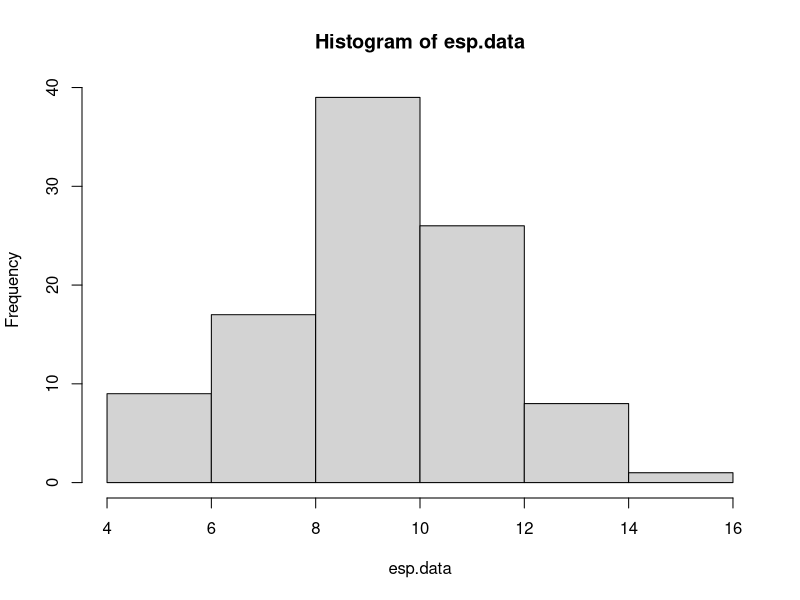
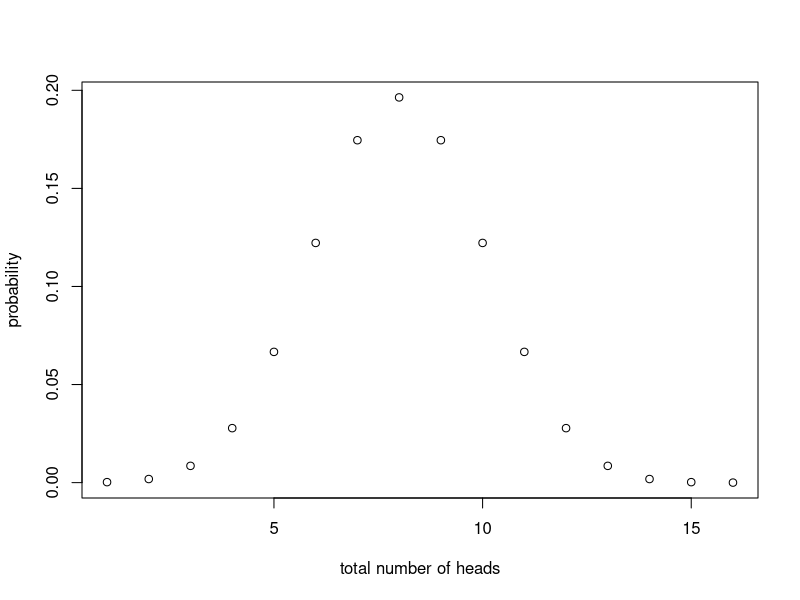
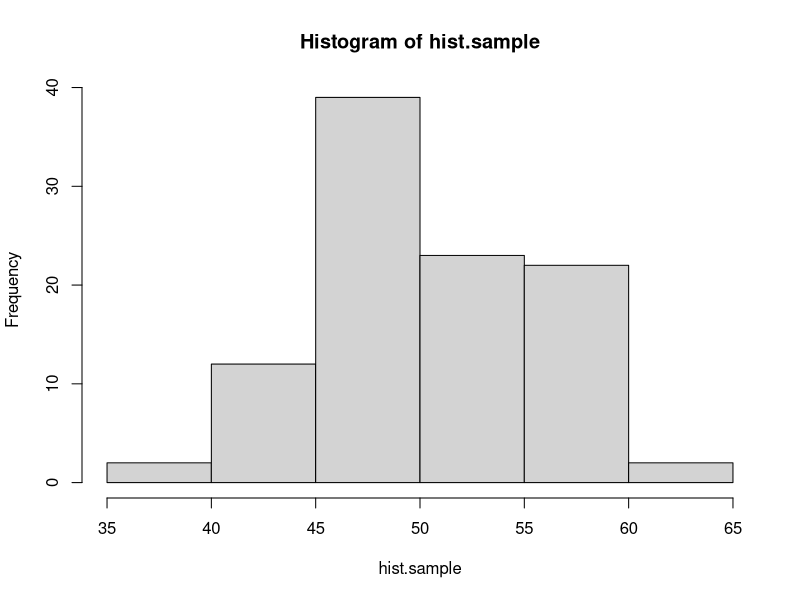
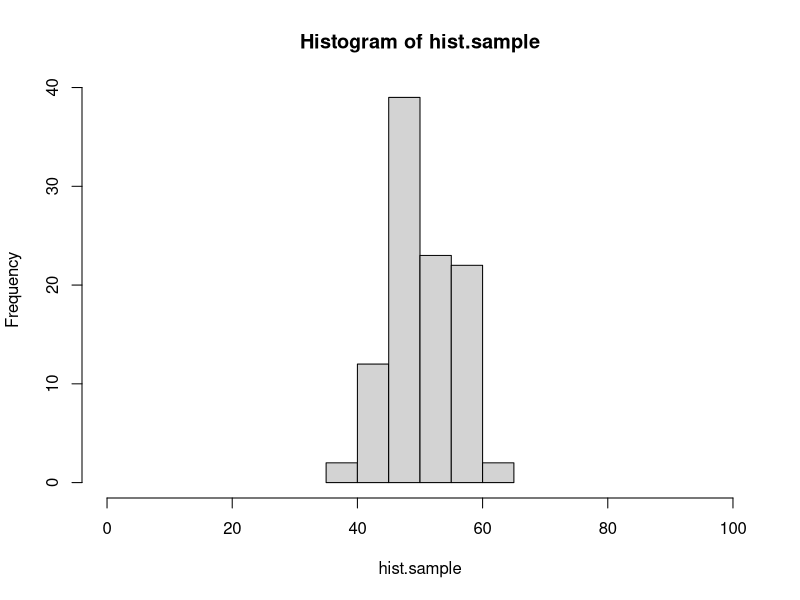
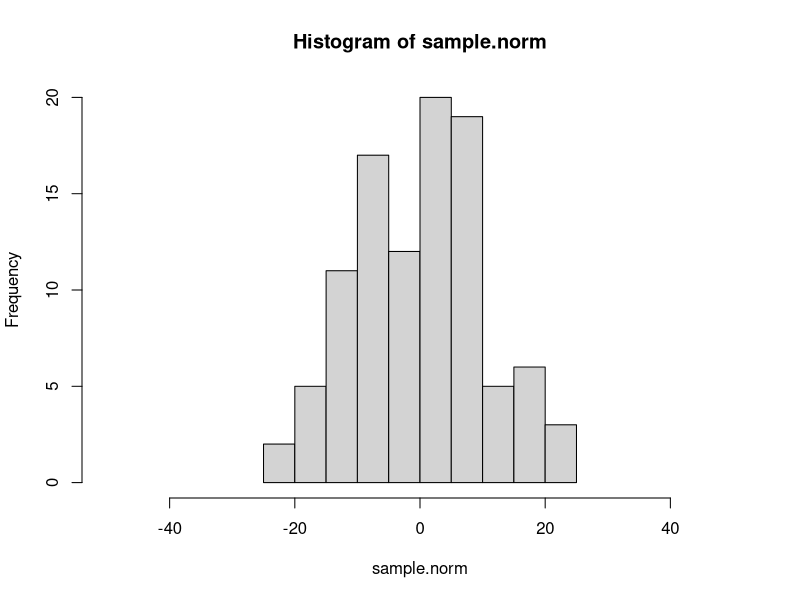
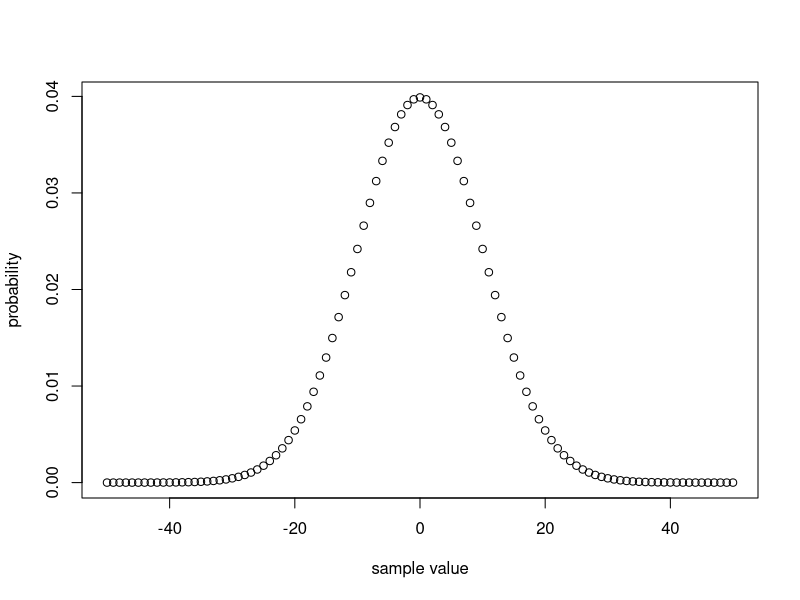

Recreate these plots in R, in order. (Note: this script raises an error after producing the figures.)
#### practice with probability distributions ####

# calculating the likelihood requires understanding how to work
# with probability distributions. let's start with the binomial
# distribution.

# the binomial distribution describes the number of "success" in
# some number of "trials" given some probability of success. it 
# is the "coin flipping" distribution. 

# in R, we can draw a sample from a binomial distribution with rbinom()
# this isn't the first time you've seen rbinom, but here it is again, 
# with the parameters spelled out. you can try changing these to explore
# how the function works.

number.of.samples <- 2
number.of.trials.per.sample <- 10
probability.of.success <- 0.7

rbinom(number.of.samples, number.of.trials.per.sample, probability.of.success)

# below, use rbinom to create sample data for the following scenario.
# an experiment tests whether subjects have ESP. 100 subjects are each given
# the opportunity to predict whether a randomly generated number is odd or even.
# each subject makes 20 guesses.
# of course, ESP doesn't exist, so the probability of a successful guess is 0.50.
# store the result in a vector called esp.data

esp.data <- rbinom(100, 20, 0.5)

# a quick way to visualize a distribution is with the hist() function:
hist(esp.data)

# what if we want to know the probability of someone getting exactly 10 guesses
# correct out of 20, if they are randomly guessing? for that we use the density
# function of the binomial: dbinom()

value.to.check <- 10
number.of.trials <- 20
probability.of.success <- 0.5

dbinom(value.to.check, number.of.trials, probability.of.success)

# use dbinom to find out the probability of someone answering 87 out of 100
# questions correctly, if they have a 0.9 probability of giving a correct answer
# for each individual question.

dbinom(87, 100, 0.9)

# with dbinom, you can use a vector as the first argument, to check the probability
# of multiple values at the same time:

values <- c(3, 4, 5)
dbinom(values, 8, 0.5)

# using this shortcut, *plot* the full distribution (probability mass function)
# for flipping 16 fair coins, counting the total number of heads.
# hint: create one vector for the different possible outcomes
#       then use dbinom to calculate the probability of all of the elements in the vector

possible.head.count <- c(1:16)
head.count.distribution <- dbinom(possible.head.count, 16, 0.5)
plot(possible.head.count, head.count.distribution, xlim=c(1,16), xlab = "total number of heads", ylab = "probability")

# quick detour #

# here's a quick tip about plot() or hist()
# if you want to change the range on the x-axis, you can use the xlim argument:

hist.sample <- rbinom(100, 100, 0.5)
hist(hist.sample)
hist(hist.sample, xlim=c(0,100)) # compare this plot to the line above.

# the normal distribution ##

# normal (gaussian) distributions are characterized by two parameters: mean and standard deviation
# the mean is the the location of the peak of the distribution, and the sd controls the width.
# the smaller the sd, the more peaked the distribution is in the center.

# like the binomial, there are rnorm() and dnorm() functions.

# generate 100 samples from a normal distribution with mean 0 and standard deviation 10.
# then use hist() to create a histogram of these samples.

sample.norm <- rnorm(100, mean=0, sd=10)
hist(sample.norm, xlim=c(-50,50))

# now plot the probability density function of this distribution.
# use the same strategy as you did above with the binomial to find the density of the normal
# distribution with mean 0 and sd 10 for values between -50 and 50. the distribution is continuous
# so, choose a reasonably small step size between values (remember the seq() function).

possible.sample.values <- seq(from = -50, to = 50, by=1)
sample.value.distribution <- dnorm(possible.sample.values, mean = 0, sd=10)
plot(possible.sample.values, sample.value.distribution, xlab = "sample value", ylab = "probability")

#### practice calculating likelihoods ####

# here's some data from 10 participants in an ESP experiment like the one described
# above. each subject had 20 guesses. the number of correct guesses is reported.

esp.practice.data <- data.frame(subject=1:10, n.correct=c(11,10,6,10,6,12,10,8,9,11))

# calculate the likelihood (regular, not log) for this data for three different values
# of the probability of success parameter: 0.4, 0.5, and 0.6.
# hint: prod() will multiple all elements of a vector together.

probability.of.correct <- c(0.4, 0.5, 0.6)
likelihood <- mapply(function(x) {
  likelihood.distribution <- dbinom(esp.practice.data$n.correct, 20, x)
  likelihood.data <- prod(likelihood.distribution)
  print(likelihood.data)
}, probability.of.correct)

probability.data <- data.frame(probability.of.correct, likelihood)

# which parameter value of those options is most likely?

probability.data[which(probability.data$likelihood==max(probability.data$likelihood)),]
#0.5

# here is a sample of response times for a single subject from a rapid decision making experiment.
rt.sample <- c(391.5845, 411.9970, 358.6373, 505.3099, 616.2892, 481.0751, 422.3132, 511.7213, 205.2692, 522.3433, 370.1850,
               517.4617, 332.3344, 316.8760, 395.5431, 231.7831, 399.8646, 238.9064, 299.7924, 474.7512, 271.6326, 423.4861,
               379.7867, 212.7789, 233.8291, 472.4591, 534.2131, 453.9655, 408.3443, 352.3001)

# calculate the **log** likelihood for this data assuming that it is generated by a normal
# distribution for each of the following parameters. 
# hint: sum() adds the numbers in a vector. log() is the natural log function, or log=T for dnorm().

log.like <-c(1:6)
# 1) mean 350, sd 50
log.like[1] <- sum(dnorm(rt.sample, mean = 350, sd = 50, log = TRUE))

# 2) mean 400, sd 50
log.like[2] <- sum(dnorm(rt.sample, mean = 400, sd = 50, log = TRUE))

# 3) mean 450, sd 50
log.like[3] <- sum(dnorm(rt.sample, mean = 450, sd = 50, log = TRUE))

# 4) mean 350, sd 100
log.like[4] <- sum(dnorm(rt.sample, mean = 350, sd = 100, log = TRUE))

# 5) mean 400, sd 100
log.like[5] <- sum(dnorm(rt.sample, mean = 400, sd = 100, log = TRUE))

# 6) mean 450, sd 100
log.like[6] <- sum(dnorm(rt.sample, mean = 450, sd = 100, log = TRUE))

# which parameter set has the highest likelihood?

mean <- rep(c(350,400,450),2)
sd <- rep(c(50,100), each=3)
log.like.data <- data.frame(mean,sd,log.like)
log.like.data[which(log.like.data$log.like==max(log.like.data$log.like)),]
#   mean  sd  log.like
#5  400  100  -182.5699

# here is a set of data for a subject in a categorization experiment, modeled with GCM.
# calculate the log likelihood of the parameters in the model (which i am not showing you).
# the point here is to know what to do when the model gives you a predicted probability
# of a response, and the data is either that response or not that response.
# hint: add a new column indicating the likelihood of each response, using mapply. then convert to log and add.
# if you do this correctly, the answer is -10.84249.

gcm.practice.data <- data.frame(correct.response = c(T, T, T, T, F, T, T, F, T, T, T, F, F, T, T, F, T, T, T, T),
                                gcm.probability.correct = c(0.84, 0.80, 0.84, 0.80, 0.79, 0.86, 0.89, 0.87, 0.69, 0.85, 0.75,
                                                            0.74, 0.82, 0.85, 0.87, 0.69, 0.83, 0.87, 0.80, 0.76))
gcm.practice.data$likelihood <- mapply(function(correct, probability){
  if (correct == TRUE) {
    likelihood <- probability
  } else {
    likelihood <- 1-probability
    }
  return(likelihood)
}, gcm.practice.data$correct.response, gcm.practice.data$gcm.probability.correct)

gcm.practice.data$log.likelihood <- mapply(function(x){
  return(log(x))
}, gcm.practice.data$likelihood)

sum(gcm.practice.data$log.likelihood)

#### maximum likelihood estimation ####

# the same search strategies we used for parameter fitting with rmse can be used with likelihoods,
# including grid search.

# here are the number of correct responses each subject gave in an experiment in which they had to
# decide if two images were the same or different. there were 40 trials for each subject
same.diff.data <- c(32, 29, 31, 34, 26, 29, 31, 34, 29, 31, 30, 29, 31, 34, 33, 27, 32, 29, 29, 27)

# we can model this experiment's data as 40 coin flips for each subject. use grid search to plot the likelihood
# function for values of theta (probability of a correct response) between 0.5 and 0.9, in steps of 0.01.
# start by writing a function that calculates the likelihood (not log) for the entire set of data given a value of theta.

likelihood <- function(x) {
  likelihood.distribution <- dbinom(same.diff.data, 40, x)
  likelihood.data <- prod(likelihood.distribution)
  print(likelihood.data)
}

# then use sapply to run the function for each possible value of theta in the set. use seq() to generate the
# set of possible values. plot the set of values on the x axis and the corresponding likelihoods on the y axis.

same.diff <- data.frame(theta)
theta = seq(from = 0.5, to = 0.9, by = 0.01)
same.diff$likelihood <- sapply(theta, likelihood)

same.diff[which(same.diff$likelihood==max(same.diff$likelihood)),]
#    theta   likelihood
#27  0.76 1.641521e-20

# the "true" underlying value i used to generate the data was 0.75. does that match up with the grid search?
# It doesn't match up exactly.. why??
# But it's close. Maybe there's a limit to the precision?

## mle with optim()

# in this section, you'll do model recovery for a descriptive model of the linear relationship 
# between two continuous variables.

# let's assume that variable y is a linear function of variable x, such that:
# y = 4 + 0.8x

# create a vector of x values from 0 to 100, and the corresponding vector of y values,
# then plot these with x values on the x axis, and y values on the y axis.

x <- c(0:100)
y <- 4 + 0.8*x
plot(x = x, y = y)

# now let's assume that the relationship between x and y isn't perfect. there's a bit of random
# noise. add a random sample from a normal distribution with mean 0 and sd 10 to each y value.
# hint: there are 101 y values, so you need 101 samples.

y.noise <- rnorm(101, mean=0, sd=10)

# plot the data again, with the new noisy y values.

plot(x = x, y = y + y.noise)

# there are three parameter values that control this plot,
# the intercept of the line: 4
# the slope of the line: 0.8
# the sd of the normal distribution: 10

# say that we observe a point of data, x = 20 and y = 27.
# the linear equation, y <- 4 + 0.8*x, predicts that when x is 20 y should also be 20.
4 + 0.8*20

# our model of this data assumes that the relationship is not perfect.
# we assume that there is noise so that when x is 20, the most likely value of y should be 4 + 0.8*x,
# but other values of y are possible. we describe the probability of different values of y with a normal
# distribution. when x is 20, then the normal distribution of y values is centered on 20, because the line
# says that y is 4 + 0.8x. using the normal distribution is helpful because it gives us a way to quantify
# how likely a value of 19 is compared to a value of 16, when x is 20.

# here's an example
x.observed <- 20
y.predicted <- 4 + 0.8*x.observed

# to find out the probability of y.observed=20, use dnorm()
# the mean of the normal distribution should be y.predicted (the distribution is centered on the line)
# and the sd of the normal is a parameter we will estimate, but for the demo below, is set to 10.
y.observed <- 20
dnorm(y.observed, y.predicted, 10)

# write the code to see how likely it is that y will be 33 when x is 29? (assuming sd = 10)
# the correct answer is 0.03371799...

x.observed <- 29
y.predicted <- 4 + 0.8*x.observed
y.observed <- 33
dnorm(y.observed, y.predicted, 10)

# now generalize your solution to compute the likelihood of each value of y that you generated above.
# in other words, write the code that takes a vector of x and y values, and returns the probability
# of each pair given that the relationship between x and y is y <- 4 + 0.8*x and the normal distribution has an sd of 10.

likelihood.calculator <- function(x, y){
  likelihood <- dnorm(y, y.predicted, 10)
  return(likelihood)
}

x.observed <- c(0:100)
y.predicted <- 4 + 0.8*x.observed
y.observed <- rnorm(101, mean=y.predicted, sd=10)

likelihood.data <- likelihood.calculator(x.observed, y.observed)

# now generalize your solution one step further. write a function that takes in a vector of parameters,
# where parameters[1] is the intercept, parameters[2] is the slope, and parameters[3] is the sd of the normal,
# and returns the total **negative log likelihood**. remember, we want the negative log likelihood because
# optim() will find the set of parameters that minimizes a function.

likelihood.fitness <- function(parameters){
  intercept <- parameters[1]
  slope <- parameters[2]
  sd.norm <- parameters[3]

  if(sd.norm > 0){
  log.likelihood <- dnorm(y.observed, intercept + slope*x.observed, sd.norm, log=T)
  } else {
    log.likelihood=NA
  }
  
  log.likelihood.data <- sum(log.likelihood)
  return(-log.likelihood.data)
}

# use optim() and Nelder-Mead to search for the best fitting parameters. remember to ensure that sd > 0
# and return NA if it is not.

fit <- optim(c(5,5,5), likelihood.fitness, method="Nelder-Mead")
print(fit)
# I tried plugging in different starting parameters
# c(0,0,1): 4.8993634  0.7785404 10.1522337
# close enough!
# c(1,1,1): 4.9284113  0.7782689 10.2030450
# c(2,2,1): 4.979472  0.777159 10.153527
# c(5,5,1): -2.5540337  0.8856546  9.4706024
# oh wow this one is way off
# c(5,5,5): 4.1388059  0.7902953 10.0877065
# This one is really close!
# c(10,10,10): 4.9255621  0.7782211 10.1388786
# how does the starting point affect the result???

# finally, plot the best fitting line on your points by using the abline() function, and the parameters that optim() found.

plot(x.observed, y.observed)
abline(a=fit$par[1], b=fit$par[2], col='red')
